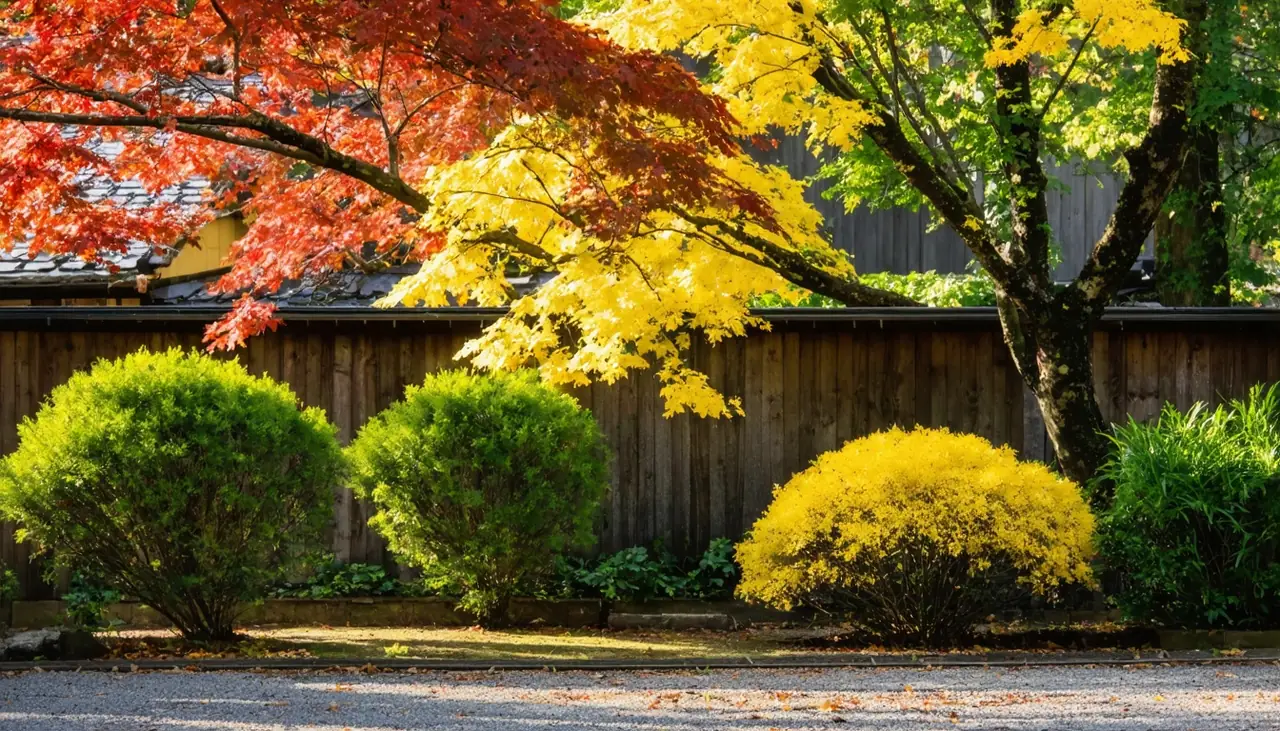
#> input picture games/261123-2/assets/backdrop.webp, 1280 x 731 px; its folder holds 4 pictures in this run
$ python previews.py
#> lines starting #> are read from the running program, lines starting #| are printed output that depends on the picture
# Makes the small start-up textures assets/preview/*.webp from assets/*.webp (run after changing an asset):
#   python3 tools/previews.py
import os
from PIL import Image
ROOT = os.path.join(os.path.dirname(os.path.abspath(__file__)), '..')
SIZE = {  # name: (long edge px, webp quality)
    'backdrop': (320, 62), 'ground': (256, 60), 'leaflitter': (192, 62), 'leaves': (384, 70), 'branch': (320, 55),
    'bark': (128, 65), 'stone': (96, 65), 'weave': (64, 70), 'zaru': (160, 65), 'potato_skin': (128, 70),
    'ash': (96, 65), 'potato_roast': (96, 65), 'flesh_yellow': (96, 70), 'flesh_purple': (96, 70), 'flesh_orange': (96, 70)}
os.makedirs(os.path.join(ROOT, 'assets/preview'), exist_ok=True)
for n, (L, q) in SIZE.items():
    im = Image.open(os.path.join(ROOT, f'assets/{n}.webp'))
#> im is the input picture: PIL image 1280x731 RGB; mean R, G, B 108.6, 90.9, 41.3
    w, h = im.size
#> w = 1280; h = 731
    sc = L / max(w, h)
#> sc = 0.25
    im = im.resize((max(1, round(w * sc)), max(1, round(h * sc))), Image.LANCZOS)
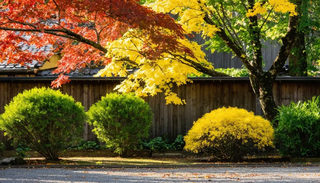
#> im: PIL image 320x183 RGB; mean R, G, B 108.6, 90.9, 41.4
#> (the run stopped early here; a loop or call above may not have finished)
